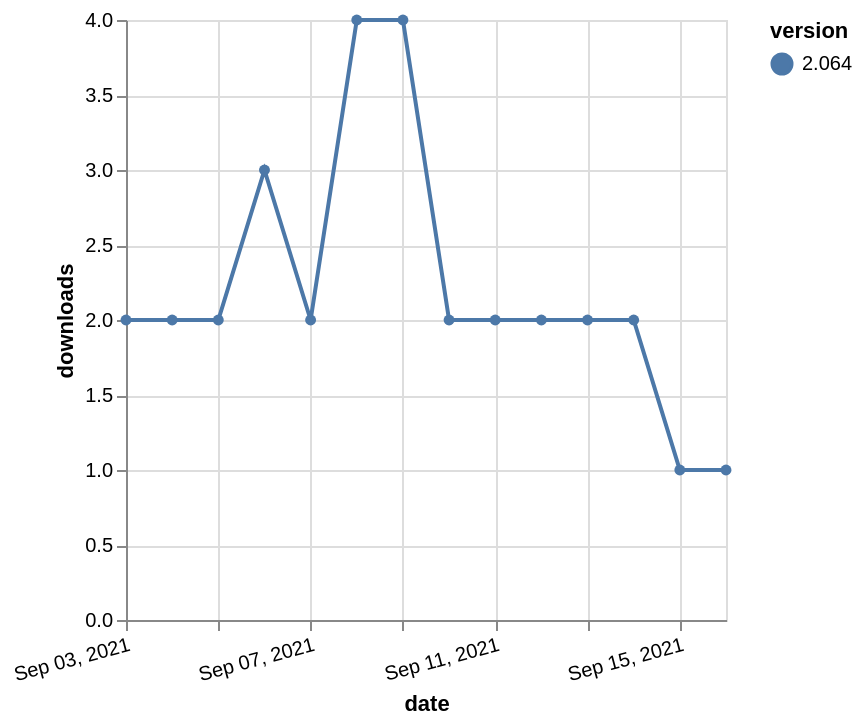

Write the Vega-Lite specification saved for this chart.
### Vega-Lite specification from a JSON file in a GitHub repository (floating-point values rounded to 4 significant figures)
{"$schema": "https://vega.github.io/schema/vega-lite/v5.json", "description": "A simple bar chart with embedded data.", "data": {"values": [{"date": "2021-09-03", "total": 2869, "delta": 2, "version": "2.064"}, {"date": "2021-09-04", "total": 2871, "delta": 2, "version": "2.064"}, {"date": "2021-09-05", "total": 2873, "delta": 2, "version": "2.064"}, {"date": "2021-09-06", "total": 2876, "delta": 3, "version": "2.064"}, {"date": "2021-09-07", "total": 2878, "delta": 2, "version": "2.064"}, {"date": "2021-09-08", "total": 2882, "delta": 4, "version": "2.064"}, {"date": "2021-09-09", "total": 2886, "delta": 4, "version": "2.064"}, {"date": "2021-09-10", "total": 2888, "delta": 2, "version": "2.064"}, {"date": "2021-09-11", "total": 2890, "delta": 2, "version": "2.064"}, {"date": "2021-09-12", "total": 2892, "delta": 2, "version": "2.064"}, {"date": "2021-09-13", "total": 2894, "delta": 2, "version": "2.064"}, {"date": "2021-09-14", "total": 2896, "delta": 2, "version": "2.064"}, {"date": "2021-09-15", "total": 2897, "delta": 1, "version": "2.064"}, {"date": "2021-09-16", "total": 2898, "delta": 1, "version": "2.064"}]}, "width": "container", "mark": {"type": "line", "point": {"filled": true}}, "encoding": {"x": {"field": "date", "type": "temporal", "timeUnit": "yearmonthdate", "title": "date", "axis": {"labelAngle": -15}}, "y": {"field": "delta", "type": "quantitative", "title": "downloads"}, "color": {"field": "version", "type": "nominal"}, "tooltip": {"field": "delta"}}}
